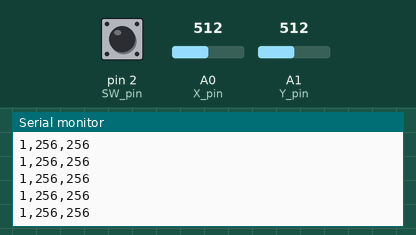
This sketch was run on a simulated Arduino Uno, built with avr-gcc and run on an emulated ATmega328P. Parts: the last lines printed to the serial monitor. The test bench sets the inputs (shaded band); at power-on: A1 (Y_pin) = 512, pin 2 (SW_pin) HIGH, A0 (X_pin) = 512.

Above: at 1.2 s.
1.3 s: A1 (Y_pin) set to 208
At 1.9 s:
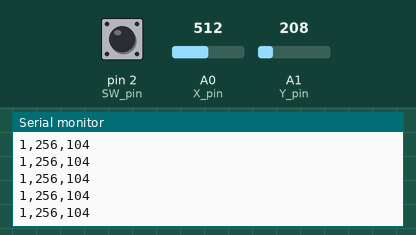
4.3 s: A1 (Y_pin) set to 188
At 4.9 s:
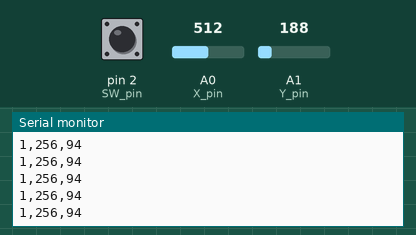
Timing chart, 0 to 7.3 s (numbered marks = the images above; inputs shaded):
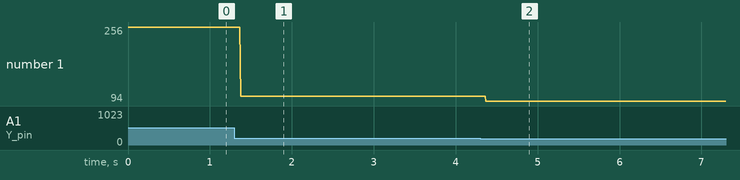

The sketch:

ArduinoDrawer.ino
```cpp
const int SW_pin = 2; // digital pin connected to switch output
const int X_pin = 0; // analog pin connected to X output
const int Y_pin = 1; // analog pin connected to Y output

int vertValue,horzValue;

void setup() {
  pinMode(X_pin, INPUT);
  pinMode(Y_pin, INPUT);
  pinMode(SW_pin, INPUT);
  digitalWrite(SW_pin, HIGH);
  Serial.begin(9600);
}

void loop() {
  horzValue = analogRead(X_pin);
  vertValue = analogRead(Y_pin);
  Serial.print(digitalRead(SW_pin));
  Serial.print(",");
  Serial.print(horzValue/2);
  Serial.print(",");
  Serial.print(vertValue/2);
  Serial.print("\n");
}
```

Measured:
- after the input at 1.3 s, the serial monitor: prints a new line after 0.07 s (image 1)
- after the input at 4.3 s, the serial monitor: prints a new line after 0.07 s (image 2)
- plotted number 1: 256 → 104 after the input at 1.3 s, 104 → 94 after the input at 4.3 s
